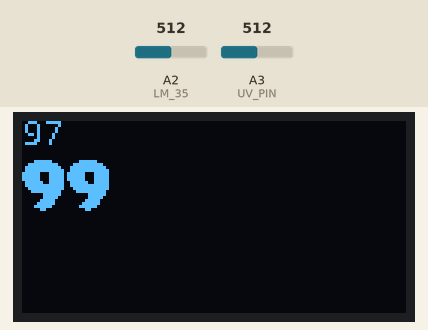
Recording of a sketch running on a simulated Arduino Uno, built with avr-gcc and run on an emulated ATmega328P. On the bench: 128×64 one-colour display. Wiring (inferred from the names in the program): SSD1306 OLED at I2C address 0x3C. The test bench sets the inputs (shaded band); at power-on: A2 (LM_35) = 512, A3 (UV_PIN) = 512.

Above: at 2.3 s.
At 5.86 s:
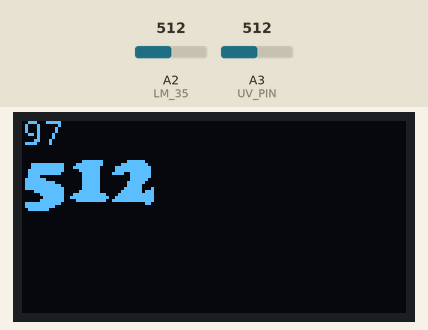

The sketch:

uv_sensor.ino
```cpp
#include "ssd1306.h"
#include <avr/pgmspace.h>

SSD1306 oled;

#define UV_PIN A3
#define LM_35 A2

void setup(void)
{
  pinMode(UV_PIN, INPUT);
  pinMode(LM_35, INPUT);

  delay(2000);
  TinyWireM.begin();
  oled.begin();
  oled.fill(0x00); // clear in black
  oled.print_digits(0, 0, 1, 10, 97, false);
  oled.print_digits(0, 1, 3, 10, 99, false);
  delay(3000);
}

void displayUV()
{
   uint16_t uv = analogRead(UV_PIN);
   uv = 0;

   for(int i = 0; i < 10; i++)
   {
     uv += analogRead(UV_PIN);
     delay(40);
   }

    uv = uv/10;
    oled.print_digits(0, 1, 3, 100, uv, false);
}

void displayTemp()
{
    float temp;
    //dicard first value
    int reading = analogRead(LM_35);

    reading = 0;

    for(int i = 0; i < 10; i++)
    {
      reading += analogRead(LM_35);
      delay(40);
    }

    reading = reading/10;

    float mv = (reading / 1024.0) * 5000;
    int imv = mv/10;
    oled.print_digits(0, 0, 1, 10, imv, false);
    /*
    float t = dht.readTemperature();
    int imv = t;
    oled.print_digits(0, 0, 1, 10, imv, false);

    float h = dht.readHumidity();
    int iHumidity = h;
    oled.print_digits(20, 0, 1, 10, iHumidity, false);
    */
}

void loop()
{
  displayUV();
  displayTemp();
  delay(5000);
}
```

Measured:
- what the display in image 0 shows lasts 3.5 s, from 2.2 s to 5.7 s
- what the display in image 1 shows lasts 0.4 s, from 5.7 s to 6.1 s
